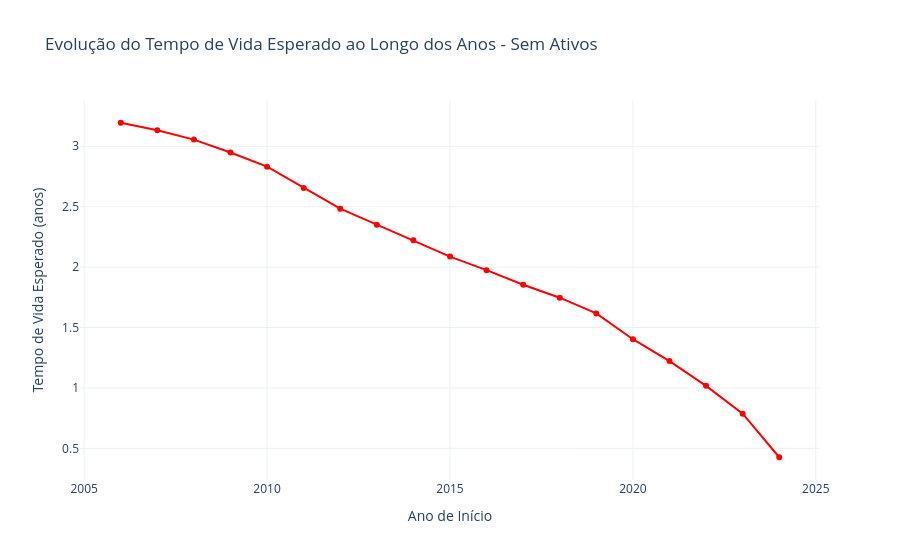

Write notebook code for a chart like this one.
### Code cell
analisar_sobrevivencia_kaplan_semativos(tabela_nova_sdf)

### Figure 1 — Plotly figure (JSON) as saved in the notebook; plotly's stock layout.template omitted (floating-point values rounded to 4 significant figures)
{"data": [{"line": {"color": "red"}, "mode": "lines+markers", "name": "Tempo Médio Esperado", "type": "scatter", "x": [2006, 2007, 2008, 2009, 2010, 2011, 2012, 2013, 2014, 2015, 2016, 2017, 2018, 2019, 2020, 2021, 2022, 2023, 2024], "y": [3.195, 3.132, 3.055, 2.948, 2.831, 2.655, 2.484, 2.351, 2.222, 2.087, 1.975, 1.854, 1.747, 1.617, 1.403, 1.222, 1.017, 0.7872, 0.4265]}], "layout": {"title": {"text": "Evolução do Tempo de Vida Esperado ao Longo dos Anos - Sem Ativos"}, "xaxis": {"title": {"text": "Ano de Início"}}, "yaxis": {"title": {"text": "Tempo de Vida Esperado (anos)"}}}}
